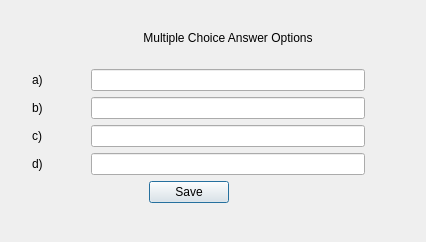
<?xml version="1.0" encoding="UTF-8"?>
<ui version="4.0">
 <class>MultChoiceDialogClass</class>
 <widget class="QDialog" name="MultChoiceDialogClass">
  <property name="geometry">
   <rect>
    <x>0</x>
    <y>0</y>
    <width>426</width>
    <height>242</height>
   </rect>
  </property>
  <property name="windowTitle">
   <string>MultChoiceDialog</string>
  </property>
  <widget class="QWidget" name="">
   <property name="geometry">
    <rect>
     <x>21</x>
     <y>20</y>
     <width>355</width>
     <height>194</height>
    </rect>
   </property>
   <layout class="QGridLayout" name="gridLayout">
    <item row="0" column="1" colspan="3">
     <widget class="QLabel" name="ansLabel">
      <property name="text">
       <string>Multiple Choice Answer Options</string>
      </property>
      <property name="alignment">
       <set>Qt::AlignCenter</set>
      </property>
     </widget>
    </item>
    <item row="1" column="2">
     <spacer name="verticalSpacer">
      <property name="orientation">
       <enum>Qt::Vertical</enum>
      </property>
      <property name="sizeHint" stdset="0">
       <size>
        <width>20</width>
        <height>28</height>
       </size>
      </property>
     </spacer>
    </item>
    <item row="2" column="0">
     <widget class="QLabel" name="label_a">
      <property name="text">
       <string>a)</string>
      </property>
     </widget>
    </item>
    <item row="2" column="1" colspan="3">
     <widget class="QLineEdit" name="aLineEdit"/>
    </item>
    <item row="3" column="0">
     <widget class="QLabel" name="label_b">
      <property name="text">
       <string>b)</string>
      </property>
     </widget>
    </item>
    <item row="3" column="1" colspan="3">
     <widget class="QLineEdit" name="bLineEdit"/>
    </item>
    <item row="4" column="0">
     <widget class="QLabel" name="label_4">
      <property name="text">
       <string>c)</string>
      </property>
     </widget>
    </item>
    <item row="4" column="1" colspan="3">
     <widget class="QLineEdit" name="cLineEdit"/>
    </item>
    <item row="5" column="0">
     <widget class="QLabel" name="label_5">
      <property name="text">
       <string>d)</string>
      </property>
     </widget>
    </item>
    <item row="5" column="1" colspan="3">
     <widget class="QLineEdit" name="dLineEdit"/>
    </item>
    <item row="6" column="0" colspan="2">
     <spacer name="horizontalSpacer_2">
      <property name="orientation">
       <enum>Qt::Horizontal</enum>
      </property>
      <property name="sizeHint" stdset="0">
       <size>
        <width>128</width>
        <height>20</height>
       </size>
      </property>
     </spacer>
    </item>
    <item row="6" column="2">
     <widget class="QPushButton" name="saveButton">
      <property name="text">
       <string>Save</string>
      </property>
     </widget>
    </item>
    <item row="6" column="3">
     <spacer name="horizontalSpacer">
      <property name="orientation">
       <enum>Qt::Horizontal</enum>
      </property>
      <property name="sizeHint" stdset="0">
       <size>
        <width>138</width>
        <height>20</height>
       </size>
      </property>
     </spacer>
    </item>
   </layout>
  </widget>
 </widget>
 <layoutdefault spacing="6" margin="11"/>
 <resources/>
 <connections>
  <connection>
   <sender>saveButton</sender>
   <signal>clicked()</signal>
   <receiver>MultChoiceDialogClass</receiver>
   <slot>accept()</slot>
   <hints>
    <hint type="sourcelabel">
     <x>190</x>
     <y>202</y>
    </hint>
    <hint type="destinationlabel">
     <x>331</x>
     <y>279</y>
    </hint>
   </hints>
  </connection>
 </connections>
</ui>
